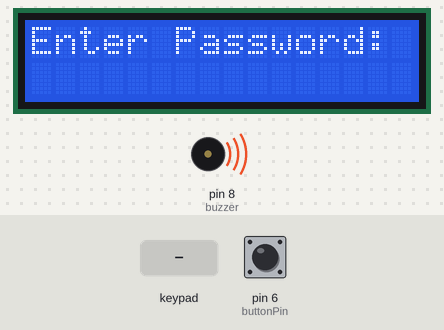
Bench run of a sketch on a simulated Arduino Uno, built with avr-gcc and run on an emulated ATmega328P. On the bench: 16×2 character LCD, buzzer (waves = sounding, pin HIGH). The test bench sets the inputs (shaded band); at power-on: pin 6 (buttonPin) HIGH.

Above: at 1.2 s.
1.3 s: keypad keys 1 2 3 * # pressed 0.4 s apart
At 2.8 s:
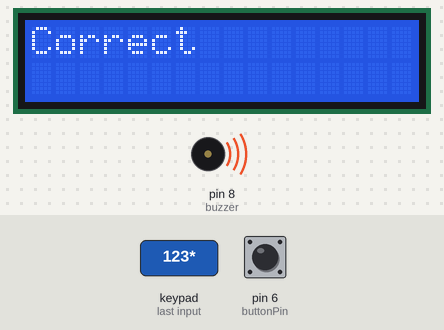
6.3 s: key '*' pressed
At 8.9 s:
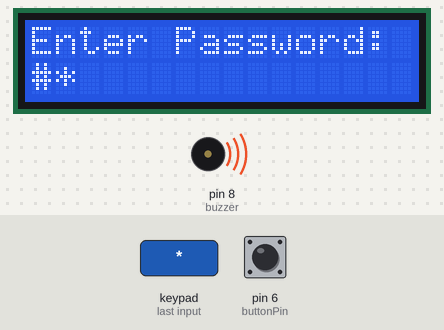
9.2 s: keypad keys 1 2 3 * * pressed 0.4 s apart
At 12.2 s:
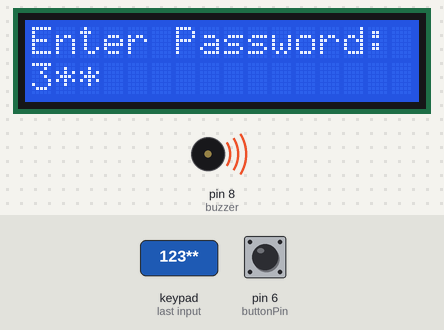
12.7 s: keypad keys 1 3 1 2 1 1 1 0 # pressed 0.4 s apart
At 18.9 s:
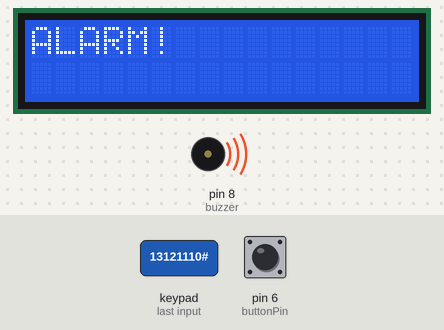
19.3 s: key '2' pressed
At 21.8 s:
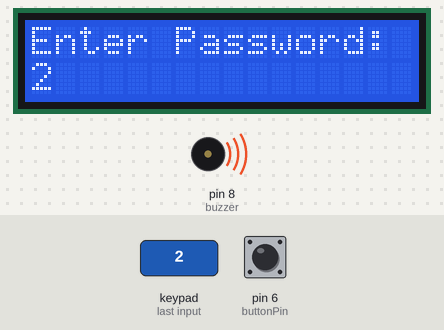
22.3 s: keypad keys 1 2 3 * # pressed 0.4 s apart
At 25.3 s:
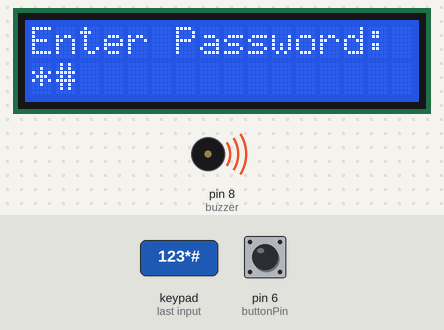
Timing chart, 0 to 26.8 s (numbered marks = the images above; inputs shaded):
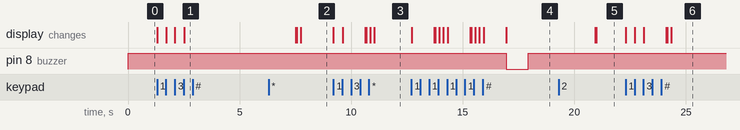

Measured:
- after the input at 1.3 s, the display: first changes at once (image 1 shows a later state)
- after the input at 6.3 s, the display: first differs from a run without the input after 1.5 s (image 2)
- after the input at 9.2 s, the display: first changes at once (image 3 shows a later state)
- after the input at 12.7 s, pin 8 (buzzer): HIGH → LOW after 4.2 s, → HIGH 1.0 s later; the display: first changes at once (image 4 shows a later state)
- after the input at 22.3 s, the display: first changes at once (image 6 shows a later state)

The sketch:

securitySystemProj.ino
```cpp
#include <Wire.h>
#include <LiquidCrystal_I2C.h>
#include <Keypad.h>
#include<SoftwareSerial.h>

#define Password_Length 5

SoftwareSerial s(2, 3); //definim pinii 2,3 pt comunicare seriala

char Data[Password_Length];
char Master[Password_Length] = "123*";
byte data_count = 0, master_count = 0, wrong_count = 0;
bool Pass_is_good;
char customKey;

const byte ROWS = 4;
const byte COLS = 3;

int buttonPin = 6;
int lastPressedTime = 0;
int lastButtonState;
int debounceTime = 20;
int buzzer = 8 ;

char hexaKeys[ROWS][COLS] = {
  {'1', '2', '3'},
  {'4', '5', '6'},
  {'7', '8', '9'},
  {'*', '0', '#'}
};

byte rowPins[ROWS] = {13, 12, 11, 10};
byte colPins[COLS] = {9, 5, 7};

Keypad customKeypad = Keypad(makeKeymap(hexaKeys), rowPins, colPins, ROWS, COLS);

LiquidCrystal_I2C lcd(0x27, 16, 2);

void setup(){
  Serial.begin(9600);
  s.begin(9600);

  pinMode (buzzer, OUTPUT) ;
  digitalWrite(buzzer, HIGH);

  pinMode(buttonPin, INPUT_PULLUP);

  lcd.init();
  lcd.backlight();
}

/*
    - avem un buton pe post de ring button
    - la apasarea acestuia, proprietarul va primi o notificare pe telefon
    - pentru a sti ca trebuie trimisa notificare cu prezenta unei perosane la usa, se va trimite valoare 2

 */
void debounce()
{
  int buttonState = digitalRead(buttonPin);
  if( (millis() - lastPressedTime) > debounceTime )
  {
      lastPressedTime = millis();
      if( buttonState == 0 && lastButtonState == 1) //if the button is now pressed and the last time was released
        {
            s.write(2); //cineva este la usa
            lastButtonState = 0;
        }

      if(buttonState == 1 && lastButtonState == 0) //if the button is not pressed and the last time was pressed
        {
            lastButtonState = 1;
        }
  }
}

void loop()
{
  debounce();
  enterPassword();
}

void enterPassword()
/*
    - metoda enterPassword verifica parola(codul) introdus de o persoana
    - customKey selecteaza tasta apasata
    - dataCount  contorizeaza tastele apasate
    - Data = tastele apasate, Master = combinatia corecta a tastelor
    - daca s-a apasat un numar de taste identic cu lungimea codului -> verificare corectitudine combinatie introdusa
    - combinatie corecta -> mesaj lcd succes
    - combinatie incorecta -> serial communication esp8266
                           -> se trimite valoarea 1 la modulul wifi
                           -> la receptia acestei valori, se va trimite mesajul corespunzator
*/
{
  lcd.setCursor(0,0);
  lcd.print("Enter Password:");

  customKey = customKeypad.getKey();
  if (customKey){
    Data[data_count] = customKey;
    lcd.setCursor(data_count,1);
    lcd.print(Data[data_count]);
    data_count++;
    }

  if(data_count == Password_Length-1){
    lcd.clear();

    if(!strcmp(Data, Master)){
      lcd.print("Correct");
      delay(5000);
      wrong_count = 0;
      }
    else{
      lcd.print("Incorrect");
      wrong_count++;
      delay(1000);
      }

    if(wrong_count == 4){
      lcd.clear();
      lcd.print("ALARM!");
      s.write(1); //cod 1 = cineva a incercat sa patrunda in casa

      //alarm ---------------------
      digitalWrite(buzzer, LOW);
      delay (1000) ;
      digitalWrite(buzzer, HIGH);
      //--------------------------

      delay(3000);
      wrong_count = 0;
    }

    lcd.clear();
    clearData();
  }
}

/*
    - sterge valorile tastate
    - reseteaza contorul cifrelor tastate
 */
void clearData(){
  while(data_count !=0){
    Data[data_count--] = 0;
  }
  return;
}
```
